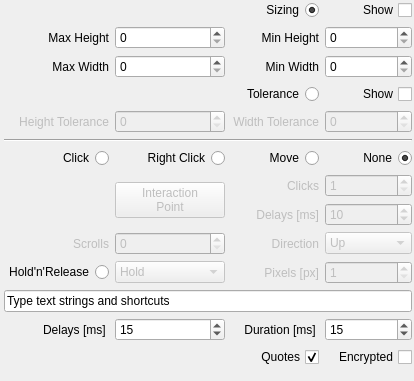
  <widget class="QWidget" name="widget_2" native="true">
   <property name="geometry">
    <rect>
     <x>173</x>
     <y>9000</y>
     <width>414</width>
     <height>381</height>
    </rect>
   </property>
   <widget class="QWidget" name="gridLayoutWidget_2">
    <property name="geometry">
     <rect>
      <x>4</x>
      <y>0</y>
      <width>408</width>
      <height>368</height>
     </rect>
    </property>
    <layout class="QGridLayout" name="gridLayout_2">
     <item row="1" column="0">
      <widget class="QLabel" name="max_height_label_2">
       <property name="text">
        <string>Max Height</string>
       </property>
       <property name="alignment">
        <set>Qt::AlignRight|Qt::AlignTrailing|Qt::AlignVCenter</set>
       </property>
      </widget>
     </item>
     <item row="6" column="2">
      <widget class="QRadioButton" name="movemouseRadio_2">
       <property name="layoutDirection">
        <enum>Qt::RightToLeft</enum>
       </property>
       <property name="text">
        <string>Move</string>
       </property>
       <property name="checked">
        <bool>false</bool>
       </property>
       <attribute name="buttonGroup">
        <string notr="true">buttonGroup_5</string>
       </attribute>
      </widget>
     </item>
     <item row="14" column="2">
      <widget class="QCheckBox" name="add_quotes_2">
       <property name="layoutDirection">
        <enum>Qt::RightToLeft</enum>
       </property>
       <property name="text">
        <string>Quotes</string>
       </property>
       <property name="checked">
        <bool>true</bool>
       </property>
      </widget>
     </item>
     <item row="2" column="2">
      <widget class="QLabel" name="min_width_label_2">
       <property name="text">
        <string>Min Width</string>
       </property>
       <property name="alignment">
        <set>Qt::AlignRight|Qt::AlignTrailing|Qt::AlignVCenter</set>
       </property>
      </widget>
     </item>
     <item row="1" column="1">
      <widget class="QSpinBox" name="max_height_spinbox_2">
       <property name="maximum">
        <number>9999</number>
       </property>
      </widget>
     </item>
     <item row="6" column="3">
      <widget class="QRadioButton" name="dontclickRadio_2">
       <property name="layoutDirection">
        <enum>Qt::RightToLeft</enum>
       </property>
       <property name="text">
        <string>None</string>
       </property>
       <property name="checked">
        <bool>true</bool>
       </property>
       <attribute name="buttonGroup">
        <string notr="true">buttonGroup_5</string>
       </attribute>
      </widget>
     </item>
     <item row="1" column="2">
      <widget class="QLabel" name="min_height_label_2">
       <property name="text">
        <string>Min Height</string>
       </property>
       <property name="alignment">
        <set>Qt::AlignRight|Qt::AlignTrailing|Qt::AlignVCenter</set>
       </property>
      </widget>
     </item>
     <item row="2" column="0">
      <widget class="QLabel" name="max_width_label_2">
       <property name="text">
        <string>Max Width</string>
       </property>
       <property name="alignment">
        <set>Qt::AlignRight|Qt::AlignTrailing|Qt::AlignVCenter</set>
       </property>
      </widget>
     </item>
     <item row="4" column="3">
      <widget class="QSpinBox" name="width_tolerance_spinbox_2">
       <property name="enabled">
        <bool>false</bool>
       </property>
       <property name="maximum">
        <number>999</number>
       </property>
      </widget>
     </item>
     <item row="8" column="3">
      <widget class="QSpinBox" name="clickdelay_spinbox_2">
       <property name="enabled">
        <bool>false</bool>
       </property>
       <property name="minimum">
        <number>1</number>
       </property>
       <property name="maximum">
        <number>60000</number>
       </property>
       <property name="value">
        <number>10</number>
       </property>
      </widget>
     </item>
     <item row="6" column="0">
      <widget class="QRadioButton" name="clickRadio_2">
       <property name="layoutDirection">
        <enum>Qt::RightToLeft</enum>
       </property>
       <property name="text">
        <string>Click</string>
       </property>
       <property name="checked">
        <bool>false</bool>
       </property>
       <attribute name="buttonGroup">
        <string notr="true">buttonGroup_5</string>
       </attribute>
      </widget>
     </item>
     <item row="2" column="3">
      <widget class="QSpinBox" name="min_width_spinbox_2">
       <property name="maximum">
        <number>9999</number>
       </property>
      </widget>
     </item>
     <item row="7" column="1" rowspan="2">
      <widget class="QPushButton" name="pushButtonXYoffset_2">
       <property name="enabled">
        <bool>false</bool>
       </property>
       <property name="text">
        <string>Interaction
Point</string>
       </property>
      </widget>
     </item>
     <item row="3" column="3">
      <widget class="QCheckBox" name="show_tolerance_2">
       <property name="layoutDirection">
        <enum>Qt::RightToLeft</enum>
       </property>
       <property name="text">
        <string>Show</string>
       </property>
      </widget>
     </item>
     <item row="6" column="1">
      <widget class="QRadioButton" name="rightclickRadio_2">
       <property name="layoutDirection">
        <enum>Qt::RightToLeft</enum>
       </property>
       <property name="text">
        <string>Right Click</string>
       </property>
       <attribute name="buttonGroup">
        <string notr="true">buttonGroup_5</string>
       </attribute>
      </widget>
     </item>
     <item row="0" column="3">
      <widget class="QCheckBox" name="show_min_max_2">
       <property name="layoutDirection">
        <enum>Qt::RightToLeft</enum>
       </property>
       <property name="text">
        <string>Show</string>
       </property>
      </widget>
     </item>
     <item row="7" column="2">
      <widget class="QLabel" name="labelClickNumber_2">
       <property name="enabled">
        <bool>false</bool>
       </property>
       <property name="text">
        <string>Clicks</string>
       </property>
       <property name="alignment">
        <set>Qt::AlignRight|Qt::AlignTrailing|Qt::AlignVCenter</set>
       </property>
      </widget>
     </item>
     <item row="4" column="0">
      <widget class="QLabel" name="height_tolerance_label_2">
       <property name="enabled">
        <bool>false</bool>
       </property>
       <property name="text">
        <string>Height Tolerance</string>
       </property>
       <property name="alignment">
        <set>Qt::AlignRight|Qt::AlignTrailing|Qt::AlignVCenter</set>
       </property>
      </widget>
     </item>
     <item row="3" column="2">
      <widget class="QRadioButton" name="use_tolerance_2">
       <property name="layoutDirection">
        <enum>Qt::RightToLeft</enum>
       </property>
       <property name="text">
        <string>Tolerance</string>
       </property>
       <attribute name="buttonGroup">
        <string notr="true">buttonGroup_4</string>
       </attribute>
      </widget>
     </item>
     <item row="10" column="3">
      <widget class="QSpinBox" name="holdreleaseSpinBox_2">
       <property name="enabled">
        <bool>false</bool>
       </property>
       <property name="minimum">
        <number>1</number>
       </property>
       <property name="maximum">
        <number>9999</number>
       </property>
      </widget>
     </item>
     <item row="8" column="2">
      <widget class="QLabel" name="labelClickDelay_2">
       <property name="enabled">
        <bool>false</bool>
       </property>
       <property name="text">
        <string>Delays [ms]</string>
       </property>
       <property name="alignment">
        <set>Qt::AlignRight|Qt::AlignTrailing|Qt::AlignVCenter</set>
       </property>
      </widget>
     </item>
     <item row="0" column="2">
      <widget class="QRadioButton" name="use_min_max_2">
       <property name="layoutDirection">
        <enum>Qt::RightToLeft</enum>
       </property>
       <property name="text">
        <string>Sizing</string>
       </property>
       <property name="checked">
        <bool>true</bool>
       </property>
       <attribute name="buttonGroup">
        <string notr="true">buttonGroup_4</string>
       </attribute>
      </widget>
     </item>
     <item row="1" column="3">
      <widget class="QSpinBox" name="min_height_spinbox_2">
       <property name="maximum">
        <number>9999</number>
       </property>
      </widget>
     </item>
     <item row="13" column="1">
      <widget class="QSpinBox" name="spinBoxSendKeysDelay_2">
       <property name="maximum">
        <number>60000</number>
       </property>
       <property name="value">
        <number>15</number>
       </property>
      </widget>
     </item>
     <item row="13" column="3">
      <widget class="QSpinBox" name="spinBoxSendKeysDuration_2">
       <property name="maximum">
        <number>60000</number>
       </property>
       <property name="value">
        <number>15</number>
       </property>
      </widget>
     </item>
     <item row="5" column="0" colspan="4">
      <widget class="Line" name="line_6">
       <property name="orientation">
        <enum>Qt::Horizontal</enum>
       </property>
      </widget>
     </item>
     <item row="12" column="0" colspan="4">
      <widget class="QLineEdit" name="inserttext_2">
       <property name="text">
        <string>Type text strings and shortcuts</string>
       </property>
      </widget>
     </item>
     <item row="10" column="1">
      <widget class="QComboBox" name="holdreleaseComboBox_2">
       <property name="enabled">
        <bool>false</bool>
       </property>
       <item>
        <property name="text">
         <string>Hold</string>
        </property>
       </item>
       <item>
        <property name="text">
         <string>Release</string>
        </property>
       </item>
       <item>
        <property name="text">
         <string>Release Up</string>
        </property>
       </item>
       <item>
        <property name="text">
         <string>Release Down</string>
        </property>
       </item>
       <item>
        <property name="text">
         <string>Release Left</string>
        </property>
       </item>
       <item>
        <property name="text">
         <string>Release Right</string>
        </property>
       </item>
      </widget>
     </item>
     <item row="14" column="3">
      <widget class="QCheckBox" name="text_encrypted_2">
       <property name="layoutDirection">
        <enum>Qt::RightToLeft</enum>
       </property>
       <property name="text">
        <string>Encrypted</string>
       </property>
       <property name="checked">
        <bool>false</bool>
       </property>
      </widget>
     </item>
     <item row="10" column="2">
      <widget class="QLabel" name="labelPixels_2">
       <property name="enabled">
        <bool>false</bool>
       </property>
       <property name="text">
        <string>Pixels [px]</string>
       </property>
       <property name="alignment">
        <set>Qt::AlignRight|Qt::AlignTrailing|Qt::AlignVCenter</set>
       </property>
      </widget>
     </item>
     <item row="10" column="0">
      <widget class="QRadioButton" name="holdreleaseRadio_2">
       <property name="layoutDirection">
        <enum>Qt::RightToLeft</enum>
       </property>
       <property name="text">
        <string>Hold'n'Release</string>
       </property>
       <attribute name="buttonGroup">
        <string notr="true">buttonGroup_5</string>
       </attribute>
      </widget>
     </item>
     <item row="4" column="2">
      <widget class="QLabel" name="width_tolerance_label_2">
       <property name="enabled">
        <bool>false</bool>
       </property>
       <property name="text">
        <string>Width Tolerance</string>
       </property>
       <property name="alignment">
        <set>Qt::AlignRight|Qt::AlignTrailing|Qt::AlignVCenter</set>
       </property>
      </widget>
     </item>
     <item row="13" column="2">
      <widget class="QLabel" name="labelSendKeysDuration_2">
       <property name="layoutDirection">
        <enum>Qt::LeftToRight</enum>
       </property>
       <property name="text">
        <string>Duration [ms] </string>
       </property>
       <property name="alignment">
        <set>Qt::AlignRight|Qt::AlignTrailing|Qt::AlignVCenter</set>
       </property>
      </widget>
     </item>
     <item row="4" column="1">
      <widget class="QSpinBox" name="height_tolerance_spinbox_2">
       <property name="enabled">
        <bool>false</bool>
       </property>
       <property name="maximum">
        <number>999</number>
       </property>
      </widget>
     </item>
     <item row="13" column="0">
      <widget class="QLabel" name="labelSendKeysDelay_2">
       <property name="layoutDirection">
        <enum>Qt::LeftToRight</enum>
       </property>
       <property name="text">
        <string>Delays [ms] </string>
       </property>
       <property name="alignment">
        <set>Qt::AlignRight|Qt::AlignTrailing|Qt::AlignVCenter</set>
       </property>
      </widget>
     </item>
     <item row="7" column="3">
      <widget class="QSpinBox" name="clicknumber_spinbox_2">
       <property name="enabled">
        <bool>false</bool>
       </property>
       <property name="minimum">
        <number>1</number>
       </property>
      </widget>
     </item>
     <item row="2" column="1">
      <widget class="QSpinBox" name="max_width_spinbox_2">
       <property name="maximum">
        <number>9999</number>
       </property>
      </widget>
     </item>
     <item row="9" column="0">
      <widget class="QLabel" name="scrollsLabel_2">
       <property name="enabled">
        <bool>false</bool>
       </property>
       <property name="text">
        <string>Scrolls</string>
       </property>
       <property name="alignment">
        <set>Qt::AlignRight|Qt::AlignTrailing|Qt::AlignVCenter</set>
       </property>
      </widget>
     </item>
     <item row="9" column="1">
      <widget class="QSpinBox" name="spinBoxScrolls_2">
       <property name="enabled">
        <bool>false</bool>
       </property>
      </widget>
     </item>
     <item row="9" column="3">
      <widget class="QComboBox" name="comboBoxScrolls_2">
       <property name="enabled">
        <bool>false</bool>
       </property>
       <item>
        <property name="text">
         <string>Up</string>
        </property>
       </item>
       <item>
        <property name="text">
         <string>Down</string>
        </property>
       </item>
       <item>
        <property name="text">
         <string>Left</string>
        </property>
       </item>
       <item>
        <property name="text">
         <string>Right</string>
        </property>
       </item>
      </widget>
     </item>
     <item row="9" column="2">
      <widget class="QLabel" name="labelDirectionScroll_2">
       <property name="enabled">
        <bool>false</bool>
       </property>
       <property name="layoutDirection">
        <enum>Qt::LeftToRight</enum>
       </property>
       <property name="text">
        <string>Direction</string>
       </property>
       <property name="alignment">
        <set>Qt::AlignRight|Qt::AlignTrailing|Qt::AlignVCenter</set>
       </property>
      </widget>
     </item>
    </layout>
   </widget>
  </widget>
